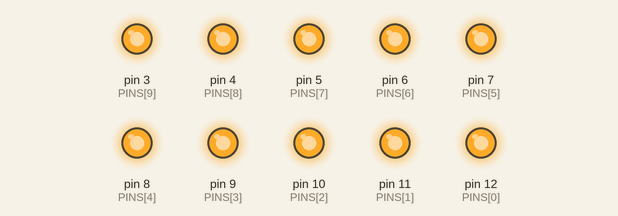
The sketch below on a simulated Arduino Uno, built with avr-gcc and run on an emulated ATmega328P. Parts: output pins drawn as LEDs (lit = HIGH). Random numbers use the default seed unless the sketch sets one.

Above: at 0.1 s.
At 14.16 s:
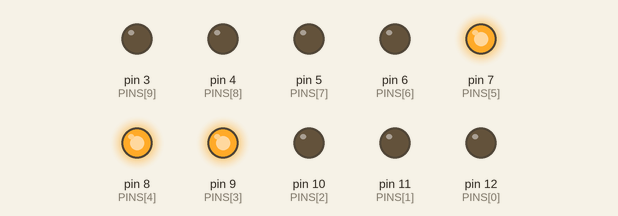
At 15.59 s:
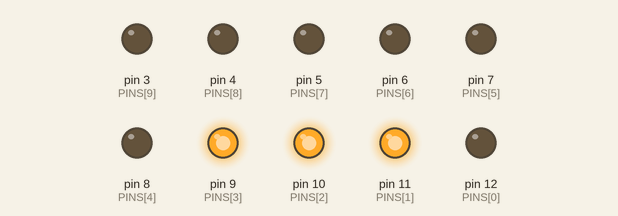
At 16.73 s:
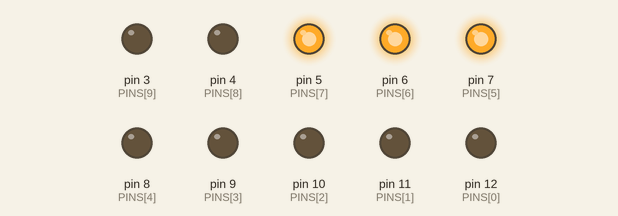
At 21.32 s:
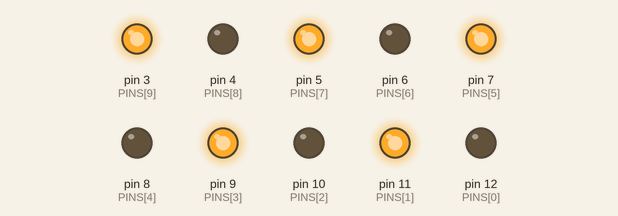
At 32.9 s:
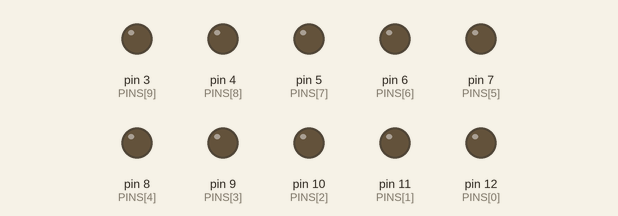
Timing chart, 0 to 40.0 s (numbered marks = the images above):
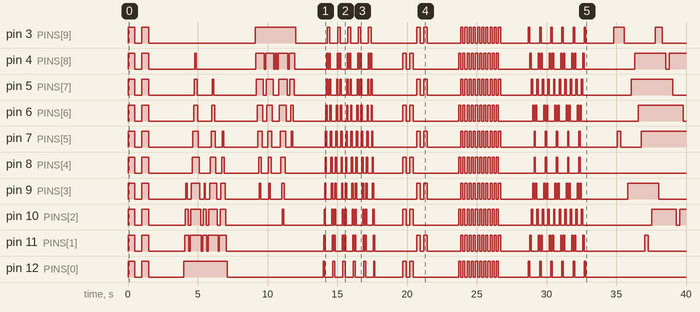

Measured:
- by itself, pin 3 (PINS[9]): LOW → HIGH at 0.00 s, → LOW 0.50 s later, → HIGH 0.50 s later, → LOW 0.50 s later, … (56 changes in this stretch)
- by itself, pin 4 (PINS[8]): LOW → HIGH at 0.00 s, → LOW 0.50 s later, → HIGH 0.50 s later, → LOW 0.50 s later, … (83 changes in this stretch)
- by itself, pin 5 (PINS[7]): LOW → HIGH at 0.00 s, → LOW 0.50 s later, → HIGH 0.50 s later, → LOW 0.50 s later, … (82 changes in this stretch)
- by itself, pin 6 (PINS[6]): LOW → HIGH at 0.00 s, → LOW 0.50 s later, → HIGH 0.50 s later, → LOW 0.50 s later, … (82 changes in this stretch)
- by itself, pin 7 (PINS[5]): LOW → HIGH at 0.00 s, → LOW 0.50 s later, → HIGH 0.50 s later, → LOW 0.50 s later, … (75 changes in this stretch)
- by itself, pin 8 (PINS[4]): LOW → HIGH at 0.00 s, → LOW 0.50 s later, → HIGH 0.50 s later, → LOW 0.50 s later, … (70 changes in this stretch)
- by itself, pin 9 (PINS[3]): LOW → HIGH at 0.00 s, → LOW 0.50 s later, → HIGH 0.50 s later, → LOW 0.50 s later, … (86 changes in this stretch)
- by itself, pin 10 (PINS[2]): LOW → HIGH at 0.00 s, → LOW 0.50 s later, → HIGH 0.50 s later, → LOW 0.50 s later, … (83 changes in this stretch)

The sketch:

Demo_10leds_1.ino
```cpp
// (licence header left out)
// THIS VARIABLE CHANGES.
// Set the number of leds your using.
const int NUM_LED = 10;

// Set variables - Global variables, except for the Arduino
// pins, are CAPITALIZED.  This makes identification of local and
// global variables easy to understand.

// These variables are too make things a little easier for humans to read.
// The "const" sets the variable so it cannot be changed
// later in the program (ie. make them constants).  The standard
// constants "true" and "false" function just as well as these.
const bool OFF = 0;
const bool ON = 1;


// Set up the array of leds that is used throughout the program
bool LED[NUM_LED];
int PINS[] = {12,11,10,9,8,7,6,5,4,3};


/**************************************************************
Function: setup
Purpose:  set up Arduino
Args:     none
Returns:  nothing
Notes:    This function is required by the Arduino
***************************************************************/
void setup() {

  for(int i = 0; i < NUM_LED; i++){
        pinMode(PINS[i], OUTPUT);
  }


  // turn off all the LEDS, just in case
  allOff();
  writeBytes();

  // This is needed for the randomLeds() function below and
  // removed if this function is not used.
  // From http://arduino.cc/en/Reference/random -
  // if analog input pin 0 is unconnected, random analog
  // noise will cause the call to randomSeed() to generate
  // different seed numbers each time the sketch runs.
  // randomSeed() will then shuffle the random function.
  randomSeed(analogRead(0));


}  // End of Arduino Setup


/**************************************************************
Function: loop
Purpose:  loop funtion for Arduino
Args:     none
Returns:  nothing
Notes:    This function is required by the Arduino, and the
          Arduino will loop through this function indefinately.
***************************************************************/
void loop() {

/*****  See detailed descriptions for each funcion below  *****/

  // Set a standard delay between each effect
  int loopDelay = 2000;

  // Flash all leds, to let us know its on
  flashAll(500, 2);
  delay(loopDelay);

  // Meter effect
  for(int i = 0; i < 6; i++){
    int randomnum = random(NUM_LED);
    meter(50, randomnum, false);
  }
  delay(loopDelay);
  // Meter effect in reverse
  for(int i = 0; i < 6; i++){
    int randomnum = random(NUM_LED);
    meter(50, randomnum, true);
  }
  delay(loopDelay);

  // The Knight Rider effect
  knightRider(50, 5, 3);
  delay(loopDelay);

  // Flash odd only, then even only leds
  flashOdd(250, 2);
  flashEven(250, 2);
  delay(loopDelay);

  // Marque effect
  marque(150, 10);
  delay(loopDelay);

  // criss-cross effect
  crissCross(100, 5);
  delay(loopDelay);

  // Randomly turn on and off leds
  // Reminds me of Christmas lights...
  randomLeds(250,50);
  delay(loopDelay);

  // Chase effect
  chase(100, 3, 3, false);
  delay(loopDelay);
  // Chase effect in reverse
  // Note that the only differnce is the "true"
  chase(100, 3, 3, true);
  delay(loopDelay);

  //  Flash again
  flashAll(500, 2);
  delay(2000);

  // Count up from a number to another -- in binary!!
  countUp(0, 100, 50, false);
  delay(loopDelay);

  // count up again, but in reverse
  countUp(0, 64, 100, true);
  delay(loopDelay);

  // count down from a number to another
  countDown(128, 0, 50, true);
  delay(loopDelay);


  // Flash one last time
  flashAll(1000, 1);

  setArray(1);
  writeBytes();
  delay(1000);
  allOff();
  writeBytes();

  delay(loopDelay);
  delay(loopDelay);

}  // End of Arduino Loop


/**************************************************************
Function: flashAll
Purpose:  Flashes all leds
Args:     int duration - how long an led is on
          int count - how many times to flash
Returns:  nothing
Notes:
***************************************************************/
void flashAll(int duration, int count)
{
  for(int i = 0; i < count; i++)
  {
    allOn();
    writeBytes();
    delay(duration);
    allOff();
    writeBytes();
    delay(duration);
  }

}


/**************************************************************
Function: flashOdd
Purpose:  Flashes odd leds
Args:     int duration - how long an led is on
          int count - how many times to flash
Returns:  nothing
Notes:
***************************************************************/
void flashOdd(int duration, int count)
{
  allOff();

  for(int i = 0; i < count; i++)
  {
    oddOn();
    writeBytes();
    delay(duration);
    allOff();
    writeBytes();
    delay(duration);
  }
}

/**************************************************************
Function: flashEven
Purpose:  Flashes even leds
Args:     int duration - how long an led is on
          int count - how many times to flash
Returns:  nothing
Notes:
***************************************************************/
void flashEven(int duration, int count)
{
  allOff();

  for(int i = 0; i < count; i++)
  {
    evenOn();
    writeBytes();
    delay(duration);
    allOff();
    writeBytes();
    delay(duration);
  }
}


/**************************************************************
Function: crissCross
Purpose:  Criss-Cross effect
Args:     int duration - how long an led is on
          int count - how many times to cycle through effect
Returns:  nothing
Notes:
***************************************************************/
void crissCross(int duration, int count)
{
  // Clear the array and turns off any leds still on
  allOff();
  writeBytes();

  // Create variables
  int firstled;
  int lastled;

  for(int i = 0; i < count; i++)
  {
    for(int j = 0; j < NUM_LED; j++)
    {
      // if its the start of a loop through the leds,
      // reset the variables to their starting position.
      if(j == 0){
        firstled = 0;
        lastled = NUM_LED -1;
      }
      LED[firstled] = ON;
      LED[lastled] = ON;
      writeBytes();
      // Skip the delay if the center leds are crossing
      // or if the leds have reached the ends.
      // This code was changed to be human readable and
      // is not the most effecient.
      if(lastled == (firstled +1)){}
        // do nothing - skip delay
      else if (lastled == 0){}
        // do nothing - skip delay
      else
        delay(duration);
      // Turn off the last leds we just turned on
      LED[firstled] = OFF;
      LED[lastled] = OFF;
      // increment variables
      firstled++;
      lastled--;
    }
  }

  // turn the last leds off
  delay(duration);
  allOff();
  writeBytes();
}


/**************************************************************
Function: randomLeds
Purpose:  Randomly turn on and off leds
Args:     int duration - time between random number generations
          int count - number of cycles through the loop
Returns:  nothing
Notes:
***************************************************************/
void randomLeds(int duration, int count)
{
  // Clear the array and turns off any leds still on
  allOff();
  writeBytes();

  // Create variables
  int randomnum;

  for(int i = 0; i < count; i++)
  {
    randomnum = random(NUM_LED);
    if(LED[randomnum] == ON)
    {
      LED[randomnum] = OFF;
      writeBytes();
    }
    else
    {
      LED[randomnum] = ON;
      writeBytes();
    }
    delay(duration);
  }

  // Randomly turn off any remaining leds
  while(sumArray(LED) > 0)
  {
    randomnum = random(NUM_LED);
    LED[randomnum] = OFF;
      writeBytes();
    delay(duration);
  }

  // turn the last leds off
  allOff();
  writeBytes();
}

/**************************************************************
Function: marque
Purpose:  Marque effect
Args:     int duration - how long an led is on
          int count - how many times to cycle through effect
Returns:  nothing
Notes:    This funtion is flashing the odd leds, then
          flashing even leds to create the marque effect.
**************************************************************/
void marque(int duration, int count)
{
  // Clear the array and turns off any leds still on
  allOff();
  writeBytes();

  for(int i = 0; i < count; i++)
  {
    oddOn();
    writeBytes();
    //writeBits(ODDLEDS);
    delay(duration);
    allOff();
    evenOn();
    writeBytes();
//    writeBits(EVENLEDS);
    delay(duration);
        allOff();

  }

  // Turn off when finished
  allOff();
  writeBytes();
}

/**************************************************************
Function: chase
Purpose:  Chase effect
Args:     int duration - how long an led is on
          int count - how many times to cycle through effect
          int numleds - how many leds are on at a time
          bool reverse - true or false - a value of true
                       - reverses the normal direction
Returns:  nothing
Notes:
**************************************************************/
void chase(int duration, int count, int numleds, bool reverse)
{
  // Clear the array and turns off any leds still on
  allOff();
  writeBytes();

  duration = duration / numleds;
  int trailingleds = numleds - 1;
  int ledcounter = NUM_LED + trailingleds;

  for(int i = 0; i < count; i++)
  {
    for(int j = 0; j < ledcounter; j++)
    {
      LED[j] = ON;
      if (reverse == true)
        writeBytesRev();
      else
        writeBytes();
      delay(duration);
      LED[j + 1] = ON;
      LED[j - trailingleds] = OFF;
    }
  }

  // turn off the last led
  allOff();
  writeBytes();
}

/**************************************************************
Function: meter
Purpose:  Meter effect
Args:     int duration - how long an led is on
          int num - how many times to cycle through effect
          bool reverse - true or false - a value of true
                       - reverses the normal direction
Returns:  nothing
Notes:
**************************************************************/
void meter(int duration, int num, bool reverse)
{
  // Clear the array and turns off any leds still on
  allOff();
  writeBytes();

  // if the number is greater than the number of leds, then return
  if(num > NUM_LED)
    return;


  // turn on the leds
  for(int i = 0; i < num; i++)
  {
    LED[i] = ON;
    if (reverse == true)
      writeBytesRev();
    else
      writeBytes();
    delay(duration);
  }

  // turn off the leds
  for(int i = num; i > 0; i--)
  {
    LED[i] = OFF;
    if (reverse == true)
      writeBytesRev();
    else
      writeBytes();
    delay(duration);
  }
  // turn off the last led
  allOff();
  writeBytes();
}

/**************************************************************
Function: knightRider
Purpose:  "Knight Rider" effect from the TV show
Args:     int duration - how long an led is on
          int count - how many times to cycle through effect
          int numleds - how many leds are on at a time
Returns:  nothing
Notes:    This is not a perfect implementaion of the effect.
          A perfect effect would include a dimming of the
          trainling leds (using PWM). Its still cool!
**************************************************************/
void knightRider(int duration, int count, int numleds)
{
  // Clear the array and turns off any leds still on
  allOff();
  writeBytes();

  duration = duration / numleds;
  int trailingleds = numleds - 1;
  int ledcounter = NUM_LED + trailingleds;

  for(int i = 0; i < count; i++)
  {
    // cycle through one direction
    for(int j = 0; j < ledcounter -1 ; j++)
    {
      LED[j] = ON;
      writeBytes();
      delay(duration);
      LED[j + 1] = ON;
      LED[j - trailingleds] = OFF;
      writeBytes();
      // Skip the extra delay() commands as the
      // trailing leds catch up.
      if(j < NUM_LED)
        delay(duration);
    }
    // cycle back in the oppisite direction
    for(int j = ledcounter; j > -trailingleds; j--)
    {
      LED[j] = ON;
      writeBytes();
      // Skip the initial delay() commands as the
      // trailing leds start back.
      if(j < NUM_LED -1)
        delay(duration);
      LED[j - 1] = ON;
      LED[j + trailingleds] = OFF;
      writeBytes();
      delay(duration);
    }
  }

 // Turn the last led off
 allOff();
 writeBytes();
}

/**************************************************************
Function: countUp
Purpose:  Count up, in binary, from one number to another
Args:     int duration - how long an led is on
          int startNum - starting number
          int endNum - ending number
          bool reverse - true or false - a value of true
                       - reverses the normal direction
Returns:  nothing
Notes:
**************************************************************/
void countUp(int startNum, int endNum, int duration, bool reverse)
{
 // Clear the array and turns off any leds still on
 allOff();

 if((endNum <= startNum) || (endNum < 0))
    return;

  for (int numberToDisplay = startNum; numberToDisplay <= endNum; numberToDisplay++) {

    setArray(numberToDisplay);
    if(reverse == true){
      writeBytesRev();
    }
    else{
      writeBytes();
    }
    delay(duration);
  }

  allOff();
  writeBytes();

}

/**************************************************************
Function: countDown
Purpose:  Count down, in binary, from one number to another
Args:     int duration - how long an led is on
          int startNum - starting number
          int endNum - ending number
          bool reverse - true or false - a value of true
                       - reverses the normal direction
Returns:  nothing
Notes:
**************************************************************/
void countDown(int startNum, int endNum, int duration, bool reverse)
{
 // Clear the array and turns off any leds still on
 allOff();

 if(endNum >= startNum)
    return;

  for (int numberToDisplay = startNum; numberToDisplay > endNum; numberToDisplay--) {
    setArray(numberToDisplay);

    if(reverse == true)
      writeBytesRev();
    else
      writeBytes();

    delay(duration);
  }

  // turn off the last led
  allOff();
  writeBytes();
}


/**************************************************************
Function: sumArray
Purpose:  Take a binary representation of the array of ON and OFF
          positions, and generates an integer.
Args:     int array[]
Returns:  integer of the total
Notes:    See comments on bit shifting at the beginning
          of this file.
**************************************************************/
int sumArray(bool array[])
{
   int total = 0;

   for (int i = 0; i < NUM_LED; i++)
   {
     if (array[i] == ON)
	 total = total + (1<<i);
   }

   return(total);
}

/**************************************************************
Function: setArray
Purpose:  Sets the primary array to the binary of the number
          given.
Args:     int num - number to put into array
Returns:  nothing
Notes:    See comments on bit shifting at the beginning
          of this file.  Since this is an integer, it must be
          between -32,768 and 32,767, HOWEVER, it should
          always be a positive number (0 to 32,767).
**************************************************************/
void setArray(int num)
{
  // Clear the array
  allOff();
  int i = 0;
  bool value;

   while (num > 0)
   {
     value = num & 1;
     if(value == true)
       LED[i] = ON;
     else
       LED[i] = OFF;

     num >>= 1;
     i++;
   }
}

/**************************************************************
Function: evenOn
Purpose:  Turns ON even leds
Args:     none
Returns:  none
Notes:
**************************************************************/
void evenOn()
{
   for (int i = 1; i < NUM_LED; i += 2)
   {
     LED[i] = ON;
   }
}


/**************************************************************
Function: oddOn
Purpose:  Turns ON even leds
Args:     none
Returns:  none
Notes:
**************************************************************/
void oddOn()
{
   for (int i = 0; i < NUM_LED; i += 2)
   {
     LED[i] = ON;
   }
}


/**************************************************************
Function: allOn
Purpose:  Turns ON all leds
Args:     none
Returns:  none
Notes:
**************************************************************/
void allOn()
{
   for (int i = 0; i < NUM_LED; i++)
   {
     LED[i] = ON;
   }
}

/**************************************************************
Function: allOff
Purpose:  Turns OFF all leds
Args:     none
Returns:  none
Notes:
**************************************************************/
void allOff()
{
   for (int i = 0; i < NUM_LED; i++)
   {
     LED[i] = OFF;
   }
}


/**************************************************************
Function: writeBits
Purpose:  Write the array with Most Significant Bit first (MSFBFIRST)
Args:     none
Returns:  nothing
Notes:    This function is a wrapper function for outBytes()
***************************************************************/
void writeBytes()
{
  outBytes(MSBFIRST);
}


/**************************************************************
Function: writeBytesRev
Purpose:  Write the array with Least Significant Bit first (MSFBFIRST)
Args:     none
Returns:  nothing
Notes:    This function is a wrapper function for outBytes()
***************************************************************/
void writeBytesRev()
{
  outBytes(LSBFIRST);
}

/**************************************************************
Function: outBytes
Purpose:  Send array data to shift register
Args:     int dir - First or Least significant bit first
Returns:  nothing
Notes:    This is where data is actually sent out, but is not
          intended to be used directly.  writeBytes() and
          writeBytesRev() should be used instead.
***************************************************************/
void outBytes(int dir)
{

  if(dir == MSBFIRST){
    for(int i = 0; i < NUM_LED; i++)
    {
      if(LED[i] == ON){
        digitalWrite(PINS[i], HIGH);
      }
      else{
        digitalWrite(PINS[i], LOW);
      }
    }
  }
  else{ // (dir == LSBFIRST)
    int j = 0;
    for(int i = NUM_LED -1; i >= 0; i--)
    {
      if(LED[i] == ON)
        digitalWrite(PINS[j], HIGH);
      else
        digitalWrite(PINS[j], LOW);

      j++;
    }
  }
}

//  End of program
```
